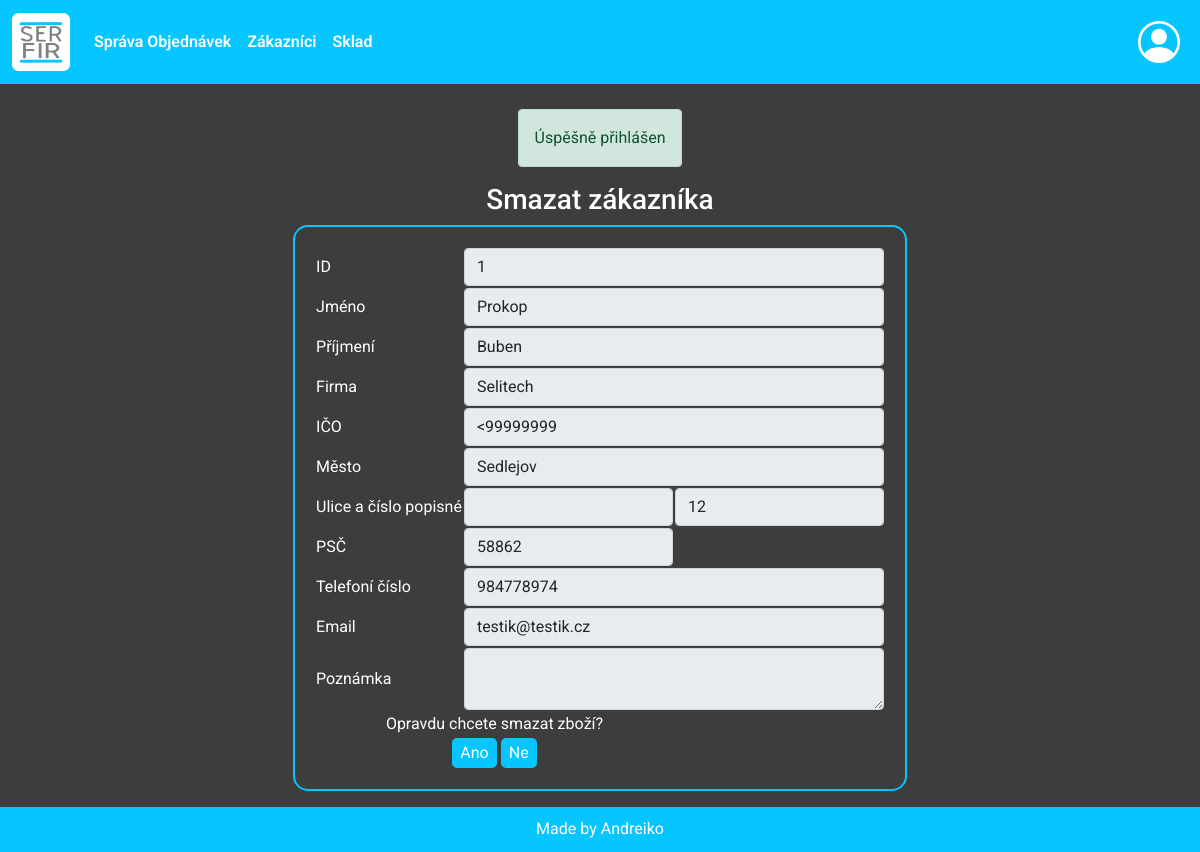
The app's page /zakaznici/smazatZakaznika.php?id=1 (signed in) with its own data.
### tables this page shows
CREATE TABLE `zakaznik` (
  `id` int PRIMARY KEY,
  `jmeno` varchar(30) NOT NULL,
  `prijmeni` varchar(30) NOT NULL,
  `firma` varchar(50),
  `ICO` int(8),
  `adr` int REFERENCES adresa(id),
  `tel` bigint NOT NULL,
  `email` varchar(50) NOT NULL,
  `pozn` varchar(70)
);

CREATE TABLE `adresa` (
  `id` int PRIMARY KEY,
  `mesto` varchar(30) NOT NULL,
  `ulice` varchar(30),
  `CP` int(3) NOT NULL,
  `PSC` int(5) NOT NULL
);

### init/funkce.php (called while the page is built, shortened)
<?php
function view($nazev,$model = ''){
    require(CESTA . "views/layout.view.php");
}

### data/mysqldata.class.php (called while the page is built, shortened)
<?php
class MySqlData{
    private $zdroj;
    function __construct($zdroj){
        $this->zdroj=$zdroj;
    }
    private function conncet(){
        try {
            return new PDO($this->zdroj, "root", "");
        } catch(PDOException $e){
            return null;
        }
    }
    private function queryObj($sql,$obj,$parm = []){
        $db = $this->conncet();
        if (empty($parm)) {
            $smt = $db->query($sql);
        }
        else {
            $smt = $db->prepare($sql);
            $smt->execute($parm);
        }
        $result = $smt->fetchAll(PDO::FETCH_CLASS, $obj);
        return $result;
    }
    public function getZakaznik($id){
        return $this->queryObj('SELECT zakaznik.*, adresa.mesto, adresa.ulice, adresa.CP, adresa.PSC
        FROM zakaznik
        LEFT JOIN adresa
        ON adresa.id = zakaznik.adr
        WHERE zakaznik.id = :id;',
        'Zakaznik',
        [
            ':id' => $id
        ])[0];
    }
}

### data/data.class.php (called while the page is built, shortened)
<?php
class Data{
    static private $data;
    static public function inicializace(mysqldata $mysqldata){
        return self::$data = $mysqldata;
    }
    static public function getZakaznik($id){
        return self::$data->getZakaznik($id);
    }
}

### views/zakaznici/smazat.view.php (the view)
<h3 align="center">Smazat zákazníka</h3>
<form action="smazatZakaznika.php" method="post">
    <div class="d-flex justify-content-center mb-3">
        <div class="d-inline-flex" id="reg">
            <table>
                    <tr>
                        <td>ID</td><td colspan="2"><input class="form-control" type="text" name="id" value="<?php echo $model->id;?>" readonly></td>
                    </tr>
                    <tr>
                        <td>Jméno</td><td colspan="2"><input class="form-control" type="text" name="jmeno" value="<?php echo $model->jmeno;?>" readonly></td>
                    </tr>
                    <tr>
                        <td>Příjmení</td><td colspan="2"><input class="form-control" type="text" name="prijmeni" value="<?php echo $model->prijmeni;?>" readonly></td>
                    </tr>
                    <tr>
                        <td>Firma</td><td colspan="2"><input class="form-control" type="text" name="firma" value="<?php echo $model->firma;?>" readonly></td>
                    </tr>
                    <tr>
                        <td>IČO</td><td colspan="2"><input class="form-control" type="text" name="ico" value="<<?php echo $model->ICO;?>" readonly></td>
                    </tr>
                    <tr>
                        <td>Město</td><td colspan="2"><input class="form-control" type="text" name="mesto" value="<?php echo $model->mesto;?>" readonly></td>
                    </tr>
                    <tr>
                        <td>Ulice a číslo popisné</td><td><input class="form-control" type="text" name="ulice" value="<?php echo $model->ulice;?>" readonly></td>
                        <td><input class="form-control" type="number" name="cp" value="<?php echo $model->CP;?>" readonly></td>
                    </tr>
                    <tr>
                        <td>PSČ</td><td><input class="form-control" type="number" name="psc" value="<?php echo $model->PSC;?>" readonly></td>
                    </tr>
                    <tr>
                        <td>Telefoní číslo</td><td colspan="2"><input class="form-control" type="text" name="tel" value="<?php echo $model->tel;?>" readonly></td>
                    </tr>
                    <tr>
                        <td>Email</td><td colspan="2"><input class="form-control" type="text" name="email" value="<?php echo $model->email;?>" readonly></td>
                    </tr>
                    <tr>
                        <td>Poznámka</td><td colspan="2"><textarea class="form-control" name="pozn" readonly><?php echo $model->pozn;?></textarea></td>
                    </tr>
                    <tr>
                        <td colspan="2" align="center">Opravdu chcete smazat zboží?</td>
                    </tr>
                    <tr>
                        <td colspan="2" align="center"><input type="submit" name="smazat" value="Ano" id="reg-but">&nbsp;<input type="submit" name="smazat" value="Ne" id="reg-but"></td>
                    </tr>
            </table>
        </div>
    </div>
</form>

### style/styles.css (style rules this page uses)
:root { --modra: #07c5ff; --backgrnd: rgb(61, 61, 61) }
#body { font-family: 'Roboto', sans-serif !important; color: white; background-color: var(--backgrnd) ; }
html, body { height: 100%; margin: 0; }
#log-but ,#unlog ,#reg-but ,#regi { background-color: var(--modra) !important; border: 2px solid var(--modra); color: white !important; border-radius: 5px; }
#reg { padding: 20px; border: 2px solid var(--modra); border-radius: 15px; }
table { border-width: 0px !important; }

### records on screen
zakaznik: id "1", jmeno "Prokop", prijmeni "Buben", firma "Selitech", ico "<99999999", mesto "Sedlejov", cp "12", psc "58862", tel "984778974", email "testik@testik.cz"

### other values on screen
$_SESSION["msg-good"] "Úspěšně přihlášen"
